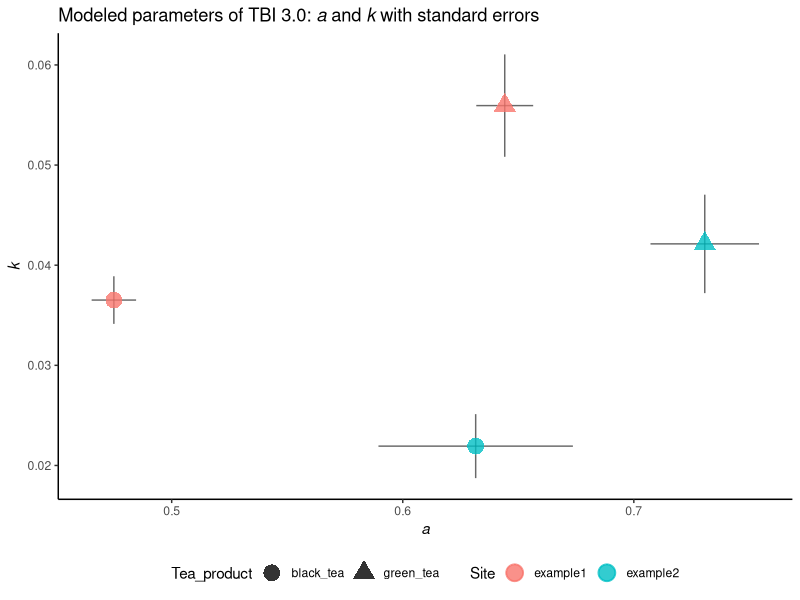

Recreate this plot in R.
#install.packages("readxl")
#install.packages("writexl")
#install.packages("ggplot2")
#install.packages("dplyr")
#install.packages("rstudioapi")
library(readxl)
library(writexl)
library(ggplot2)
library(dplyr)
library(rstudioapi)

# set working directory
setwd(dirname(getActiveDocumentContext()$path)) 

#create a list to hold output dataframes
result_list<-vector(mode="list", length=6)

#for every site
for(s in 1:6){
  
  # import data
  input <- read_excel("data_input_TBI3.0.xlsx", sheet = s+1)
  
  #check if there are input parameters in every data column
  if(all(colSums(input[,3:3+ length(input%>%select(where(is.numeric)))-2])==0)){ #if no input parameters, skip
    next
  }else{ #if sheet has input parameters, execute loop
    input <- input[, colSums(input != 0, na.rm = TRUE) > 0]
    
    # define target parameters
    parameters <- c("a","a_SE","k","k_SE")
    
    # define model parameters' start values
    start_values <- list(a = 0.6, k = 0.05)
    upper_limit <- c(a=1,k=Inf)
    
    # initiate loop
    x <- colnames(subset(input, select = - c(1,2)))
    TBI_model <- data.frame(parameters)
    for (i in seq(x)) {
      TBI_fit <- nls(input[[paste0(x[[i]])]] ~ a*exp(-k*duration)+(1-a),
                     data = input,
                     start = start_values,
                     upper = upper_limit,
                     algorithm = "port",
                     nls.control(warnOnly = TRUE,maxiter=50))
      
      # summarize model
      TBI_sum <- summary(TBI_fit)
      a <- TBI_sum$coefficients[[1]]
      a_SE <- TBI_sum$coefficients[[3]]
      k <- TBI_sum$coefficients[[2]]
      k_SE <- TBI_sum$coefficients[[4]]
      
      # define function
      TBI_function <- 
        function(duration){a * exp(-k*duration) + (1-a)}
      
      # define results
      d30 <- TBI_function(30)
      d60 <- TBI_function(60)
      d90 <- TBI_function(90)
      
      # get results
      TBI_model[,i+1] <- c(a,a_SE,k,k_SE)
      # close loop
    }
    
    # rearrange results
    #names(TBI_model) <- c("parameter",x)
    TBI_model_A <- t(TBI_model[,-1])
    colnames(TBI_model_A) <- c("a", "a_SE","k","k_SE")
    TBI_model_A <- as.data.frame(TBI_model_A)
    TBI_model_A$Site <- colnames(input[,1])
    TBI_model_A$Tea_product <- x
    
    #write dataframe into results list
    result_list[[s]]<-TBI_model_A
  }
}

#write all list items in one data.frame
TBI_results<-do.call(rbind, result_list)

# export results as a data frame
write_xlsx(TBI_results,"results_TBI3.0.xlsx")

# export results as a plot
Fig_results <- ggplot(TBI_results, aes(x = a, y = k, colour = Site, shape = Tea_product))+
  geom_errorbar(aes(ymin = k - k_SE, ymax = k + k_SE), colour = "grey2", width = 0, alpha = 0.6)+
  geom_errorbar(aes(xmin = a - a_SE, xmax = a + a_SE), colour = "grey2", width = 0, alpha = 0.6)+
  geom_point(size = 5, stroke = 1, alpha = 0.8)+
  theme_classic()+
  ggtitle("Modeled parameters of TBI 3.0: *a* and *k* with standard errors")+
  xlab("*a*")+
  ylab("*k*")+
  theme(plot.title = ggtext::element_markdown(), axis.title.y = ggtext::element_markdown(),axis.title.x = ggtext::element_markdown())+
  theme(legend.position = "bottom")
ggsave(filename="results_TBI3.0.png",Fig_results, width = 8,height =6,dpi = 2000)
